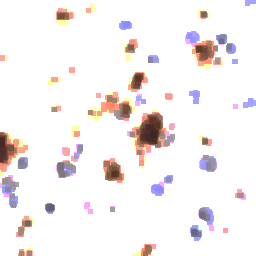
#> input picture neuron_seg/pipeline/dilation_erosion2.png, 256 x 256 px, found by its file name
$ python threshold_origin.py
#> lines starting #> are read from the running program, lines starting #| are printed output that depends on the picture; after the words box and inside, x2 and y2 are one past the last pixel; in counts of white or black regions, pixels touching at a corner belong together
import cv2
from PIL import Image
import numpy as np
from matplotlib import pyplot as plt

original_img = np.array(Image.open("dilation_erosion2.png"),dtype=np.uint8)
#> original_img is the input picture: shape (256, 256, 3); mean R, G, B 245.7, 240.5, 240.8
original = original_img.copy()

#original_img[original_img < 60] = 255
original_img[original_img <= 130] = 255
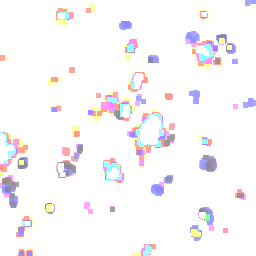
#> original_img: shape (256, 256, 3); 5.36% of pixels changed, all inside (x1, y1, x2, y2) = (0, 11, 232, 256)

plt.subplot(121),plt.imshow(original)
plt.title('Original Image'), plt.xticks([]), plt.yticks([])

cv2.imwrite("../image/preprocessing/threshold_morphology_170.png", original_img)

plt.subplot(122),plt.imshow(original_img)
plt.title('Extracted Image'), plt.xticks([]), plt.yticks([])

plt.show()
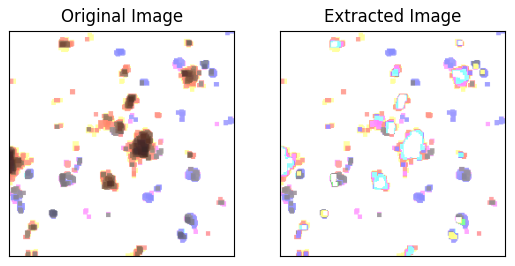
#> figure drawn by matplotlib, 2 panels

$ run again, with neuron_seg/pipeline/hist_post_data.png copied over neuron_seg/pipeline/dilation_erosion2.png
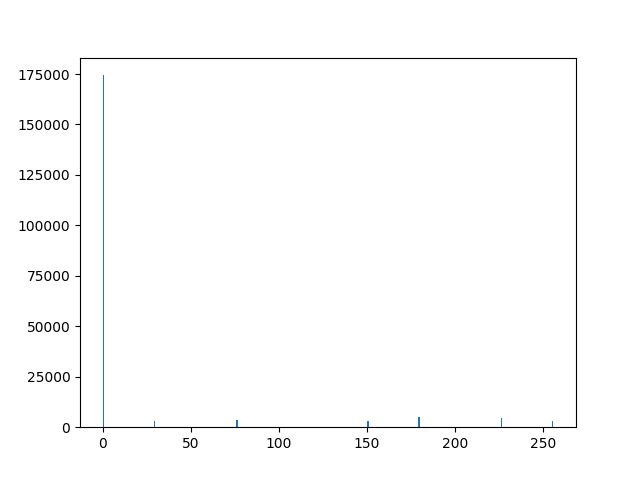
#> input picture neuron_seg/pipeline/hist_post_data.png, 640 x 480 px, found by its file name
#> original_img is the input picture: shape (480, 640, 4); mean R, G, B, A 251.8, 251.9, 252, 255
#> `original_img[original_img <= 130] = 255`:
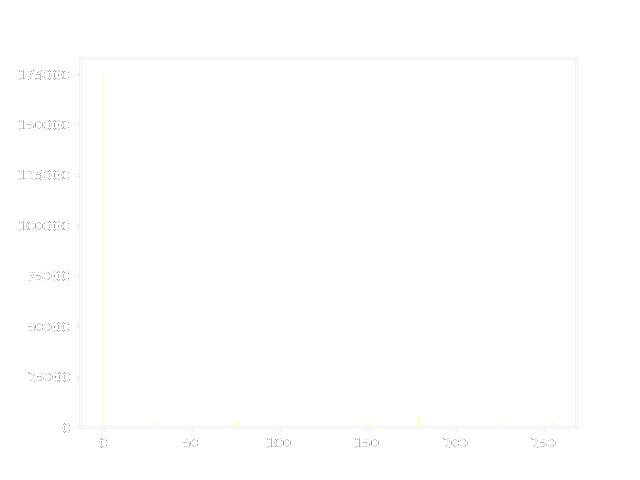
#> original_img: shape (480, 640, 4); 1.21% of pixels changed, all inside (x1, y1, x2, y2) = (20, 58, 577, 448)
#> `plt.show()`:
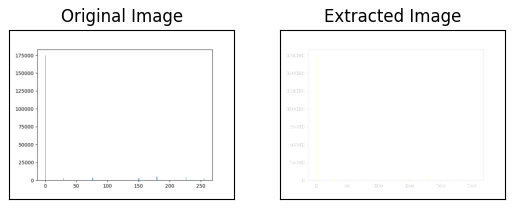
#> figure drawn by matplotlib, 2 panels

$ run again, with neuron_seg/pipeline/neuron_hist.png copied over neuron_seg/pipeline/dilation_erosion2.png
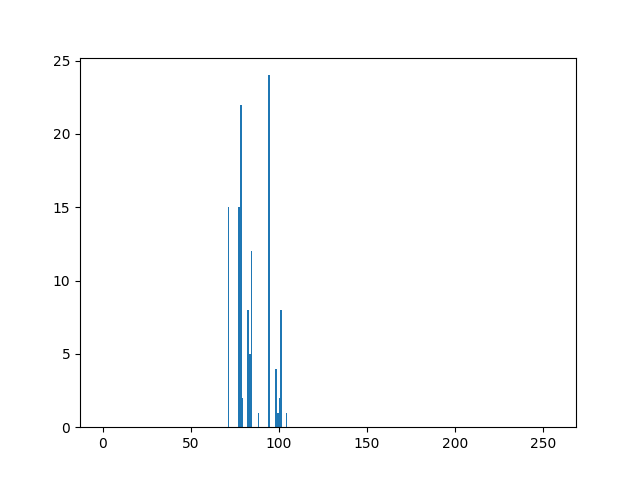
#> input picture neuron_seg/pipeline/neuron_hist.png, 640 x 480 px, found by its file name
#> original_img is the input picture: shape (480, 640, 4); mean R, G, B, A 250.6, 251.5, 252.1, 255
#> `original_img[original_img <= 130] = 255`:
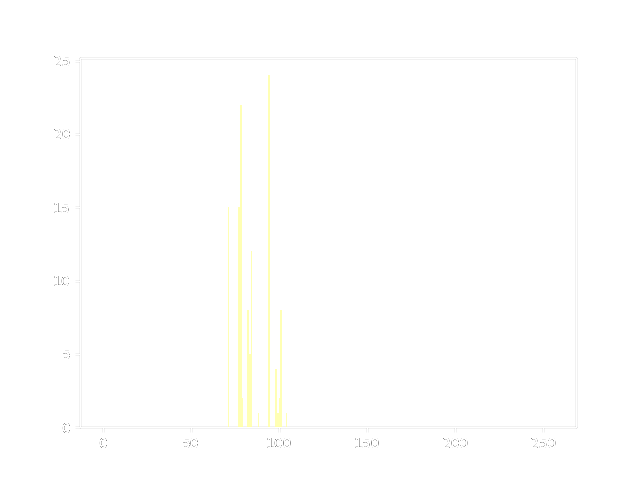
#> original_img: shape (480, 640, 4); 1.79% of pixels changed, all inside (x1, y1, x2, y2) = (54, 56, 577, 448)
#> `plt.show()`:
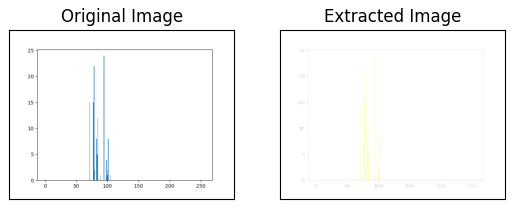
#> figure drawn by matplotlib, 2 panels
